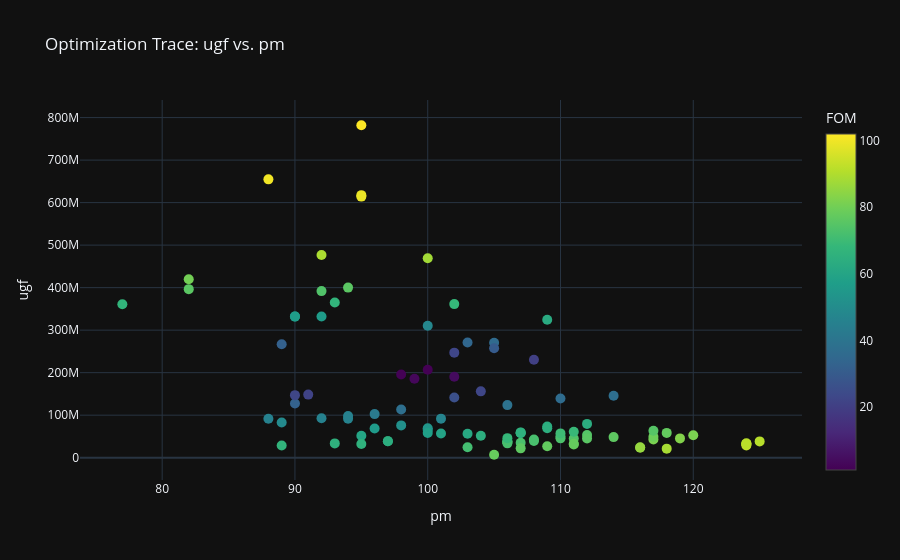

Write notebook code for a chart like this one.
### Markdown cell above
### (3) Metric Trace

### Code cell
_ = circuit_optimizer.plot_optimization_trace(metric_x='pm', metric_y='ugf', show=True)
